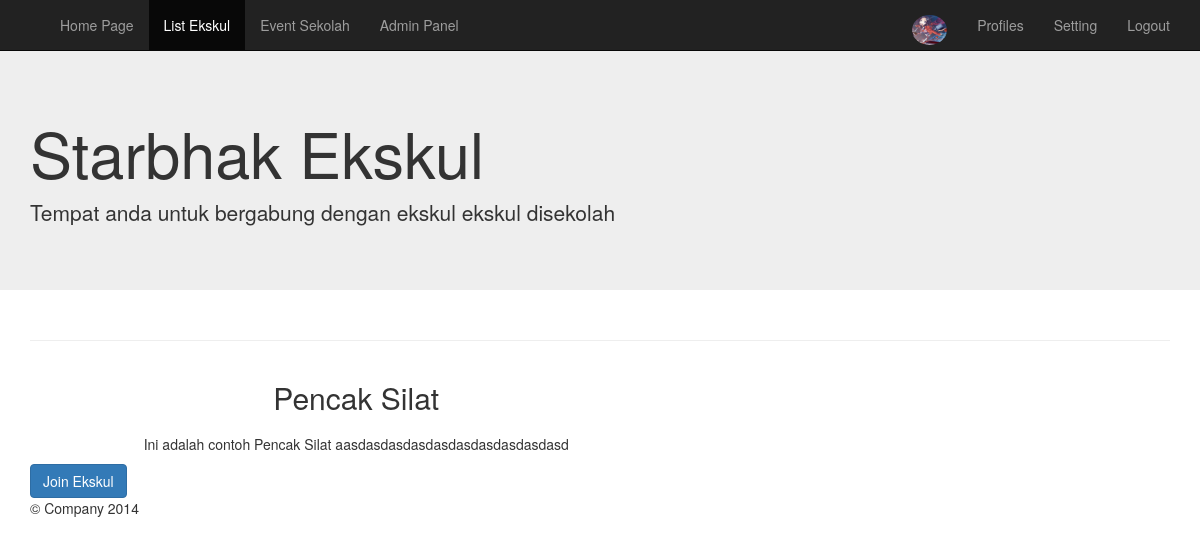
The app's page /tampilekskul.php?id=5 (signed in) with its own data.
### tables this page shows
CREATE TABLE `akun` (
  `id_akun` int(11) NOT NULL,
  `nis` int(100) NOT NULL,
  `username` varchar(50) NOT NULL,
  `password` varchar(50) NOT NULL,
  `level` enum('admin','user','guru') NOT NULL,
  `gambar` varchar(500) NOT NULL
);

CREATE TABLE `ekskul` (
  `id_ekskul` int(11) NOT NULL,
  `nama_ekskul` varchar(50) NOT NULL,
  `deskripsi` text NOT NULL
);

### function/function.php (called while the page is built, shortened)
<?php
  function tampiperekskul($id_ekskul) {
    global $link;
    $query = "SELECT * FROM ekskul WHERE id_ekskul = $id_ekskul";
    $result = mysqli_query($link , $query) or die('Query Tampil Per Ekskul Gagal');
    return $result;
  }
  function cek_keanggotaan($nis_siswa , $id_ekskul) {
    global $link;
    $query = "SELECT * FROM anggota WHERE id_murid = $nis_siswa AND id_ekskul = $id_ekskul";
    $result = mysqli_query($link , $query) or die('Query cek_keanggotaan Gagal');
    return $result;
  }
  function ambilgambar($nis){
    global $link;
    $query = "SELECT gambar FROM akun WHERE nis = $nis";
    $result = mysqli_query($link , $query) or die('Query ambilgambar Gagal');
    return $result;
  }
 ?>

### tampilekskul.php (the view, shortened to what this page needs)
<?php
require_once('db/connect.php');
require_once('function/function.php');
$nis_siswa = $_SESSION['nis'];
$nis = $_SESSION['nis'];
$id_ekskul = $_GET['id'];
$hasil = tampiperekskul($id_ekskul);
$hasil5 = cek_keanggotaan($nis_siswa , $id_ekskul);
$gambar = ambilgambar($nis);
$data = mysqli_fetch_assoc($hasil);
$dataanggota = mysqli_fetch_assoc($hasil5);
$hasilgambar = mysqli_fetch_assoc($gambar);
 ?>
 <!DOCTYPE html>
 <html lang="en">
 <head>
     <link href="css/bootstrap.min.css" rel="stylesheet">
     <link href="jumbotron.css" rel="stylesheet">
   </head>
   <body>
     <nav class="navbar navbar-inverse navbar-fixed-top">
       <div class="container">
         <div class="navbar-header">
           <a class="navbar-brand" href=""></a>
         </div>
         <div id="navbar" class="navbar-collapse collapse">
               <ul class="nav navbar-nav">
                 <li><a href="index.php">Home Page</a></li>
                 <li class="active"><a href="list.php">List Ekskul</a></li>
                 <li><a href="event.php">Event Sekolah</a></li>
                 <?php if($_SESSION['level'] == 'admin') { ?> <li><a href="lumino/">Admin Panel</a></li> <?php } ?>
               </ul>
               <ul class="nav navbar-nav navbar-right">
                 <li><a class="navbar-brand" href="addfoto.php"><img src="images/<?php echo $hasilgambar['gambar']; ?>" alt="" class="img-circle" height="30" width="35"></a></li>
                 <li><a href="profile.php">Profiles</a></li>
                 <li><a href="settings.php">Setting</a></li>
                 <li><a href="proses/logout.php">Logout</a></li>
               </ul>
             </div>
       </div>
     </nav>
     <div class="jumbotron">
       <div class="container">
         <h1>Starbhak Ekskul</h1>
         <p>Tempat anda untuk bergabung dengan ekskul ekskul disekolah </p>
       </div>
     </div>
     <form method="post">
     <div class="container">
     <hr class="featurette-divider">
       <div class="row featurette">
         <div class="col-md-7">
           <?php
            if ($dataanggota['id_murid'] != NULL AND $dataanggota['id_ekskul'] != NULL ) {
              include('tampilan.php');
            } else {
              echo '<h2 class="featurette-heading"><center>'.$data['nama_ekskul'].'</center></h2>
              <p class="lead"><center>'.$data['deskripsi'].'</center></p>';
              echo '<input class="btn btn-primary" type="submit" name="submit" value="Join Ekskul">';
            }
            ?>
         </div>
       </div>
       <footer>
         <p>&copy; Company 2014</p>
       </footer>
     </div>
   </body>
 </html>

### jumbotron.css (style rules this page uses)
body { padding-top: 50px; padding-bottom: 20px; }

### records on screen
akun: gambar (picture)
ekskul: nama_ekskul "Pencak Silat", deskripsi "Ini adalah contoh Pencak Silat aasdasdasdasdasdasdasdasdasdasd"
